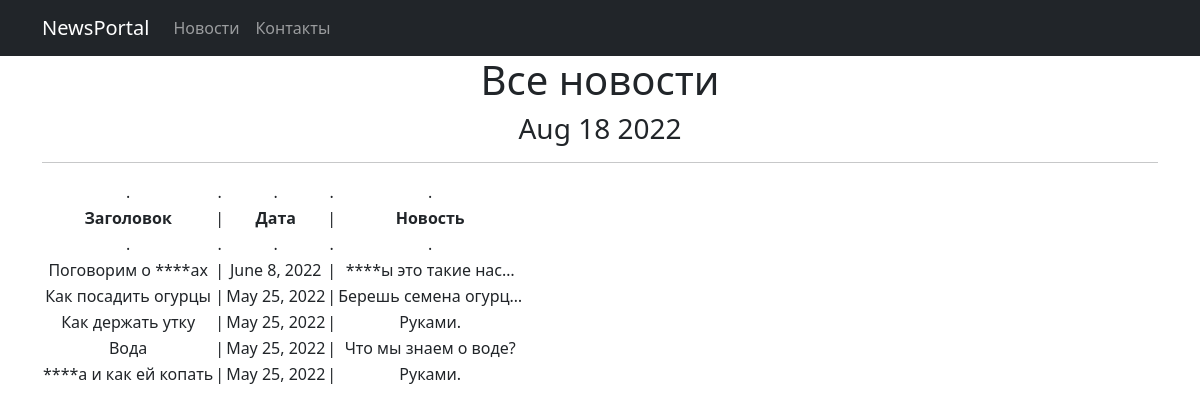
Page /news/ on the committed database.
### news/models.py (models this page shows, shortened)
class Post(models.Model):
    author = models.ForeignKey(Author, on_delete=models.CASCADE)
    NEWS = 'NW'
    ARTICLE = "AR"
    CATEGORY_CHOICE = (
        (NEWS, 'Новость'),
        (ARTICLE, 'Статья'),
    )
    category_Type = models.CharField(max_length=2, choices=CATEGORY_CHOICE, default=ARTICLE)
    date_Creation = models.DateTimeField(auto_now_add=True)
    post_Category = models.ManyToManyField(Category, through='PostCategory')
    title = models.CharField(max_length=128)
    text = models.TextField()
    rating = models.SmallIntegerField(default=0)

### news/views.py (the view)
# urls.py: path('', PostList.as_view()),
class PostList(ListView):
    model = Post
    ordering = '-date_Creation'
    template_name = 'news.html'
    context_object_name = 'news'
    def get_context_data(self, **kwargs):
        context = super().get_context_data(**kwargs)
        context['time_now'] = datetime.utcnow()
        context['next_sale'] = None
        return context

### news/templatetags/custom_filters.py (called while the page is built)
@register.filter()
def censor(a):
    for word in CENSORSHIP:
        a = a.replace(word, "****")
    return a

### templates/news.html (shortened to what this page needs)
{% extends 'flatpages/default.html' %}
{% load custom_filters %}
{% block content %}
   <h1>Все новости</h1>
   <h3>{{ time_now|date:'M d Y' }}</h3>
   <hr>
   {% if news %}
       <table>
           <td> . </td> <td> . </td> <td> . </td><td> . </td> <td> . </td>
           <tr>
               <td><strong>Заголовок</strong></td>
               <td>|</td>
               <td><strong>Дата</strong></td>
               <td>|</td>
               <td><strong>Новость</strong></td>
           </tr>
           <td> . </td> <td> . </td> <td> . </td><td> . </td> <td> . </td>
           {% for post in news %}
           <tr>
               <td>{{ post.title|censor }}</td>
               <td>|</td>
               <td>{{ post.date_Creation|date }}</td>
               <td>|</td>
               <td>{{ post.text|truncatechars:20|censor }}</td>
           </tr>
           {% endfor %}
       </table>
   {% else %}
       <h2>Новостей нет!</h2>
   {% endif %}
{% endblock content %}

### templates/flatpages/default.html (shortened to what this page needs)
<!DOCTYPE html>
<html lang="en">
    <head>
        {% load static %}
        <link href="{% static 'css/styles.css' %}" rel="stylesheet" />
    </head>
    <body>
        <nav class="navbar navbar-expand-lg navbar-dark bg-dark static-top">
            <div class="container">
                <a class="navbar-brand" href="#">NewsPortal</a>
                <div class="collapse navbar-collapse" id="navbarResponsive">
                    <ul class="navbar-nav ml-auto">
                        <li class="nav-item">
                            <a class="nav-link" href="/news/">Новости</a>
                        </li>
                        <li class="nav-item">
                            <a class="nav-link" href="/contacts/">Контакты</a>
                        </li>
                    </ul>
                </div>
            </div>
        </nav>
        <div class="container">
            <div class="row">
                <div class="col-lg-12 text-center">
                    {% block content %}{% endblock content %}
                </div>
            </div>
        </div>
    </body>
</html>

### rows in the picture
Post: title|censor "Поговорим о ****ах", date_Creation "June 8, 2022", text|censor "****ы это такие нас…"
Post: title|censor "Как посадить огурцы", date_Creation "May 25, 2022", text|censor "Берешь семена огурц…"
Post: title|censor "Как держать утку", date_Creation "May 25, 2022", text|censor "Руками."
Post: title|censor "Вода", date_Creation "May 25, 2022", text|censor "Что мы знаем о воде?"
Post: title|censor "****а и как ей копать", date_Creation "May 25, 2022", text|censor "Руками."

### other values in the picture
{{ time_now|date:'M d Y' }} "Aug 18 2022"
